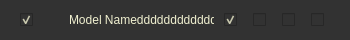
<?xml version="1.0" encoding="UTF-8"?>
<ui version="4.0">
 <class>SceneModelItemClass</class>
 <widget class="QWidget" name="SceneModelItemClass">
  <property name="geometry">
   <rect>
    <x>0</x>
    <y>0</y>
    <width>350</width>
    <height>40</height>
   </rect>
  </property>
  <property name="sizePolicy">
   <sizepolicy hsizetype="Maximum" vsizetype="Fixed">
    <horstretch>0</horstretch>
    <verstretch>0</verstretch>
   </sizepolicy>
  </property>
  <property name="minimumSize">
   <size>
    <width>350</width>
    <height>40</height>
   </size>
  </property>
  <property name="mouseTracking">
   <bool>true</bool>
  </property>
  <property name="windowTitle">
   <string>SceneModelItem</string>
  </property>
  <property name="styleSheet">
   <string notr="true">QPalette{background:#444444;}*{outline:0px;color:#DCDCDC;}

QWidget
{
    color: #F0F0D0;
    background-color: #323232;
    border: 0px solid #32414B;
    padding: 0px;
    selection-background-color: #1464A0;
    selection-color: #F0F0F0;
}

QWidget:item:hover
{
    background-color: QLinearGradient( x1: 0, y1: 0, x2: 0, y2: 1, stop: 0 #ffa02f, stop: 1 #ca0619);
    color: #000000;
}

QWidget:item:selected
{
    background-color: QLinearGradient( x1: 0, y1: 0, x2: 0, y2: 1, stop: 0 #ffa02f, stop: 1 #d7801a);
}

QWidget[form=&quot;true&quot;],QLabel[frameShape=&quot;1&quot;]{
border:1px solid #242424;
border-radius:0px;
}

QWidget[form=&quot;bottom&quot;]{
background:#484848;
}

QWidget[form=&quot;bottom&quot;] .QFrame{
border:1px solid #DCDCDC;
}

QWidget[form=&quot;bottom&quot;] QLabel,QWidget[form=&quot;title&quot;] QLabel{
border-radius:0px;
color:#DCDCDC;
background:none;
border-style:none;
}

QWidget[form=&quot;title&quot;],QWidget[nav=&quot;left&quot;],QWidget[nav=&quot;top&quot;] QAbstractButton{
border-style:none;
border-radius:0px;
padding:5px;
color:#DCDCDC;
background:qlineargradient(spread:pad,x1:0,y1:0,x2:0,y2:1,stop:0 #484848,stop:1 #383838);
}

QWidget[nav=&quot;top&quot;] QAbstractButton:hover,QWidget[nav=&quot;top&quot;] QAbstractButton:pressed,QWidget[nav=&quot;top&quot;] QAbstractButton:checked{
border-style:solid;
border-width:0px 0px 2px 0px;
padding:4px 4px 2px 4px;
border-color:#00BB9E;
background:qlineargradient(spread:pad,x1:0,y1:0,x2:0,y2:1,stop:0 #646464,stop:1 #525252);
}

QWidget[nav=&quot;left&quot;] QAbstractButton{
border-radius:0px;
color:#DCDCDC;
background:none;
border-style:none;
}

QWidget[nav=&quot;left&quot;] QAbstractButton:hover{
color:#FFFFFF;
background-color:#00BB9E;
}

QWidget[nav=&quot;left&quot;] QAbstractButton:checked,QWidget[nav=&quot;left&quot;] QAbstractButton:pressed{
color:#DCDCDC;
border-style:solid;
border-width:0px 0px 0px 2px;
padding:4px 4px 4px 2px;
border-color:#00BB9E;
background-color:#444444;
}

QWidget[video=&quot;true&quot;] QLabel{
color:#DCDCDC;
border:1px solid #242424;
background:qlineargradient(spread:pad,x1:0,y1:0,x2:0,y2:1,stop:0 #484848,stop:1 #383838);
}

QWidget[video=&quot;true&quot;] QLabel:focus{
border:1px solid #00BB9E;
background:qlineargradient(spread:pad,x1:0,y1:0,x2:0,y2:1,stop:0 #646464,stop:1 #525252);
}

QLineEdit,QTextEdit,QPlainTextEdit,QSpinBox,QDoubleSpinBox,QComboBox,QDateEdit,QTimeEdit,QDateTimeEdit{
border:1px solid #242424;
border-radius:3px;
padding:2px;
background:none;
selection-background-color:#484848;
selection-color:#DCDCDC;
}

QLineEdit:focus,QTextEdit:focus,QPlainTextEdit:focus,QSpinBox:focus,QDoubleSpinBox:focus,QComboBox:focus,QDateEdit:focus,QTimeEdit:focus,QDateTimeEdit:focus,QLineEdit:hover,QTextEdit:hover,QPlainTextEdit:hover,QSpinBox:hover,QDoubleSpinBox:hover,QComboBox:hover,QDateEdit:hover,QTimeEdit:hover,QDateTimeEdit:hover{
border:1px solid #242424;
}

QLineEdit[echoMode=&quot;2&quot;]{
lineedit-password-character:9679;
}

.QFrame{
border:1px solid #242424;
border-radius:3px;
}

.QGroupBox{
border:1px solid #242424;
border-radius:5px;
margin-top:2ex;
}

.QGroupBox::title{
subcontrol-origin:margin;
position:relative;
left:10px;
}

.QPushButton,.QToolButton{
border-style:none;
border:1px solid #242424;
color:#DCDCDC;
padding:5px;
min-height:13px;
border-radius:4px;
background:qlineargradient(spread:pad,x1:0,y1:0,x2:0,y2:1,stop:0 #484848,stop:1 #383838);
}

.QPushButton:hover,.QToolButton:hover{
background:qlineargradient(spread:pad,x1:0,y1:0,x2:0,y2:1,stop:0 #646464,stop:1 #525252);
}

.QPushButton:pressed,.QToolButton:pressed{
background:qlineargradient(spread:pad,x1:0,y1:0,x2:0,y2:1,stop:0 #484848,stop:1 #383838);
}

.QToolButton::menu-indicator{
image:None;
}

QToolButton#btnMenu,QPushButton#btnMenu_Min,QPushButton#btnMenu_Max,QPushButton#btnMenu_Close{
border-radius:3px;
color:#DCDCDC;
padding:3px;
margin:0px;
background:none;
border-style:none;
}

QToolButton#btnMenu:hover,QPushButton#btnMenu_Min:hover,QPushButton#btnMenu_Max:hover{
color:#FFFFFF;
margin:1px 1px 2px 1px;
background-color:rgba(51,127,209,230);
}

QPushButton#btnMenu_Close:hover{
color:#FFFFFF;
margin:1px 1px 2px 1px;
background-color:rgba(238,0,0,128);
}

QRadioButton::indicator{
width:15px;
height:15px;
}

QRadioButton::indicator::unchecked{
image:url(:/Ticon/psblack/radiobutton_unchecked.png);
}

QRadioButton::indicator::unchecked:disabled{
image:url(:/Ticon/psblack/radiobutton_unchecked_disable.png);
}

QRadioButton::indicator::checked{
image:url(:/Ticon/psblack/radiobutton_checked.png);
}

QRadioButton::indicator::checked:disabled{
image:url(:/Ticon/psblack/radiobutton_checked_disable.png);
}

QGroupBox::indicator,QTreeWidget::indicator,QListWidget::indicator{
padding:0px -3px 0px 3px;
}

QCheckBox::indicator,QGroupBox::indicator,QTreeWidget::indicator,QListWidget::indicator{
width:13px;
height:13px;
}

QCheckBox::indicator:unchecked,QGroupBox::indicator:unchecked,QTreeWidget::indicator:unchecked,QListWidget::indicator:unchecked{
image:url(:/Ticon/psblack/checkbox_unchecked.png);
}

QCheckBox::indicator:unchecked:disabled,QGroupBox::indicator:unchecked:disabled,QTreeWidget::indicator:unchecked:disabled,QListWidget::indicator:disabled{
image:url(:/Ticon/psblack/checkbox_unchecked_disable.png);
}

QCheckBox::indicator:checked,QGroupBox::indicator:checked,QTreeWidget::indicator:checked,QListWidget::indicator:checked{
image:url(:/Ticon/psblack/checkbox_checked.png);
}

QCheckBox::indicator:checked:disabled,QGroupBox::indicator:checked:disabled,QTreeWidget::indicator:checked:disabled,QListWidget::indicator:checked:disabled{
image:url(:/Ticon/psblack/checkbox_checked_disable.png);
}

QCheckBox::indicator:indeterminate,QGroupBox::indicator:indeterminate,QTreeWidget::indicator:indeterminate,QListWidget::indicator:indeterminate{
image:url(:/Ticon/psblack/checkbox_parcial.png);
}

QCheckBox::indicator:indeterminate:disabled,QGroupBox::indicator:indeterminate:disabled,QTreeWidget::indicator:indeterminate:disabled,QListWidget::indicator:indeterminate:disabled{
image:url(:/Ticon/psblack/checkbox_parcial_disable.png);
}

QTimeEdit::up-button,QDateEdit::up-button,QDateTimeEdit::up-button,QDoubleSpinBox::up-button,QSpinBox::up-button{
image:url(:/Ticon/psblack/add_top.png);
width:10px;
height:10px;
padding:1px 5px 0px 0px;
}

QTimeEdit::down-button,QDateEdit::down-button,QDateTimeEdit::down-button,QDoubleSpinBox::down-button,QSpinBox::down-button{
image:url(:/Ticon/psblack/add_bottom.png);
width:10px;
height:10px;
padding:1px 5px 0px 0px;
}

QTimeEdit::up-button:pressed,QDateEdit::up-button:pressed,QDateTimeEdit::up-button:pressed,QDoubleSpinBox::up-button:pressed,QSpinBox::up-button:pressed{
top:-2px;
}
  
QTimeEdit::down-button:pressed,QDateEdit::down-button:pressed,QDateTimeEdit::down-button:pressed,QDoubleSpinBox::down-button:pressed,QSpinBox::down-button:pressed,QSpinBox::down-button:pressed{
bottom:-2px;
}

QComboBox::down-arrow,QDateEdit[calendarPopup=&quot;true&quot;]::down-arrow,QTimeEdit[calendarPopup=&quot;true&quot;]::down-arrow,QDateTimeEdit[calendarPopup=&quot;true&quot;]::down-arrow{
image:url(:/Ticon/psblack/add_bottom.png);
width:10px;
height:10px;
right:2px;
}

QComboBox::drop-down,QDateEdit::drop-down,QTimeEdit::drop-down,QDateTimeEdit::drop-down{
subcontrol-origin:padding;
subcontrol-position:top right;
width:15px;
border-left-width:0px;
border-left-style:solid;
border-top-right-radius:3px;
border-bottom-right-radius:3px;
border-left-color:#242424;
}

QComboBox::drop-down:on{
top:1px;
}

QMenuBar::item{
color:#DCDCDC;
background-color:#484848;
margin:0px;
padding:3px 10px;
}

QMenu,QMenuBar,QMenu:disabled,QMenuBar:disabled{
color:#DCDCDC;
background-color:#484848;
border:1px solid #242424;
margin:0px;
}

QMenu::item{
padding:3px 20px;
}

QMenu::indicator{
width:13px;
height:13px;
}

QMenu::item:selected,QMenuBar::item:selected{
color:#DCDCDC;
border:0px solid #242424;
background:#646464;
}

QMenu::separator{
height:1px;
background:#242424;
}

QProgressBar{
min-height:10px;
background:#484848;
border-radius:5px;
text-align:center;
border:1px solid #484848;
}

QProgressBar:chunk{
border-radius:5px;
background-color:#242424;
}

QSlider::groove:horizontal{
background:#484848;
height:8px;
border-radius:4px;
}

QSlider::add-page:horizontal{
background:#484848;
height:8px;
border-radius:4px;
}

QSlider::sub-page:horizontal{
background:#242424;
height:8px;
border-radius:4px;
}

QSlider::handle:horizontal{
width:13px;
margin-top:-3px;
margin-bottom:-3px;
border-radius:6px;
background:qradialgradient(spread:pad,cx:0.5,cy:0.5,radius:0.5,fx:0.5,fy:0.5,stop:0.6 #444444,stop:0.8 #242424);
}

QSlider::groove:vertical{
width:8px;
border-radius:4px;
background:#484848;
}

QSlider::add-page:vertical{
width:8px;
border-radius:4px;
background:#484848;
}

QSlider::sub-page:vertical{
width:8px;
border-radius:4px;
background:#242424;
}

QSlider::handle:vertical{
height:14px;
margin-left:-3px;
margin-right:-3px;
border-radius:6px;
background:qradialgradient(spread:pad,cx:0.5,cy:0.5,radius:0.5,fx:0.5,fy:0.5,stop:0.6 #444444,stop:0.8 #242424);
}

QScrollBar:horizontal{
background:#484848;
padding:0px;
border-radius:1px;
max-height:8px;
}

QScrollBar::handle:horizontal{
background:#525252;
min-width:50px;
border-radius:3px;
}

QScrollBar::handle:horizontal:hover{
background:#242424;
}

QScrollBar::handle:horizontal:pressed{
background:#242424;
}

QScrollBar::add-page:horizontal{
background:none;
}

QScrollBar::sub-page:horizontal{
background:none;
}

QScrollBar::add-line:horizontal{
background:none;
}

QScrollBar::sub-line:horizontal{
background:none;
}

QScrollBar:vertical{
background:#484848;
padding:0px;
border-radius:2px;
max-width:9px;
}

QScrollBar::handle:vertical{
background:#525252;
min-height:50px;
border-radius:6px;
}

QScrollBar::handle:vertical:hover{
background:#242424;
}

QScrollBar::handle:vertical:pressed{
background:#242424;
}

QScrollBar::add-page:vertical{
background:none;
}

QScrollBar::sub-page:vertical{
background:none;
}

QScrollBar::add-line:vertical{
background:none;
}

QScrollBar::sub-line:vertical{
background:none;
}

QScrollArea{
border:0px;
}

QTreeView,QListView,QTableView,QTabWidget::pane{
border:1px solid #242424;
selection-background-color:#646464;
selection-color:#DCDCDC;
alternate-background-color:#525252;
gridline-color:#242424;
}

QTreeView::branch:closed:has-children{
margin:4px;
border-image:url(branch_open.png);
}

QTreeView::branch:open:has-children{
margin:4px;
border-image:url(branch_close.png);
}

QTreeView,QListView,QTableView,QSplitter::handle,QTreeView::branch{
background:#444444;
}

QTableView::item:selected,QListView::item:selected,QTreeView::item:selected{
color:#DCDCDC;
background:qlineargradient(spread:pad,x1:0,y1:0,x2:0,y2:1,stop:0 #484848,stop:1 #383838);
}

QTableView::item:hover,QListView::item:hover,QTreeView::item:hover{
color:#DCDCDC;
background:qlineargradient(spread:pad,x1:0,y1:0,x2:0,y2:1,stop:0 #646464,stop:1 #525252);
}

QTableView::item,QListView::item,QTreeView::item{
padding:1px;
margin:0px;
}

QHeaderView::section,QTableCornerButton:section{
padding:3px;
margin:0px;
color:#DCDCDC;
border:1px solid #242424;
border-left-width:0px;
border-right-width:1px;
border-top-width:0px;
border-bottom-width:1px;
background:qlineargradient(spread:pad,x1:0,y1:0,x2:0,y2:1,stop:0 #646464,stop:1 #525252);
}

QTabBar::tab{
border:1px solid #242424;
color:#DCDCDC;
margin:0px;
border-style: solid;
background:qlineargradient(spread:pad,x1:0,y1:0,x2:0,y2:1,stop:0 #646464,stop:1 #525252);
}

QTabBar::tab:selected,QTabBar::tab:hover{
border-style:solid;
border-color:#00BB9E;
background:qlineargradient(spread:pad,x1:0,y1:0,x2:0,y2:1,stop:0 #484848,stop:1 #383838);
}

QTabBar::tab:top,QTabBar::tab:bottom{
padding:3px 8px 3px 8px;
}

QTabBar::tab:left,QTabBar::tab:right{
padding:8px 3px 8px 3px;
}

QTabBar::tab:top:selected,QTabBar::tab:top:hover{
border-width:2px 0px 0px 0px;
}

QTabBar::tab:right:selected,QTabBar::tab:right:hover{
border-width:0px 0px 0px 2px;
}

QTabBar::tab:bottom:selected,QTabBar::tab:bottom:hover{
border-width:0px 0px 2px 0px;
}

QTabBar::tab:left:selected,QTabBar::tab:left:hover{
border-width:0px 2px 0px 0px;
}

QTabBar::tab:first:top:selected,QTabBar::tab:first:top:hover,QTabBar::tab:first:bottom:selected,QTabBar::tab:first:bottom:hover{
border-left-width:1px;
border-left-color:#242424;
}

QTabBar::tab:first:left:selected,QTabBar::tab:first:left:hover,QTabBar::tab:first:right:selected,QTabBar::tab:first:right:hover{
border-top-width:1px;
border-top-color:#242424;
}

QTabBar::tab:last:top:selected,QTabBar::tab:last:top:hover,QTabBar::tab:last:bottom:selected,QTabBar::tab:last:bottom:hover{
border-right-width:1px;
border-right-color:#242424;
}

QTabBar::tab:last:left:selected,QTabBar::tab:last:left:hover,QTabBar::tab:last:right:selected,QTabBar::tab:last:right:hover{
border-bottom-width:1px;
border-bottom-color:#242424;
}

QStatusBar::item{
border:0px solid #484848;
border-radius:3px;
}
QToolBox{
    color: #b1b1b1;
    background-color: QLinearGradient( x1: 0, y1: 0, x2: 0, y2: 1, stop: 0 #565656, stop: 0.1 #525252, stop: 0.5 #4e4e4e, stop: 0.9 #4a4a4a, stop: 1 #464646);
    border-width: 2px;
    border-color: #1e1e1e;
    border-style: solid;
    border-radius: 6;
    padding: 3px;
    font-size: 12px;
    padding-left: 5px;
    padding-right: 5px;
}

QToolBox::tab,QGroupBox#gboxDevicePanel,QGroupBox#gboxDeviceTitle,QFrame#gboxDevicePanel,QFrame#gboxDeviceTitle{
padding:1px;
border-radius:5px;
color:#DCDCDC;
background:qlineargradient(spread:pad,x1:0,y1:0,x2:0,y2:1,stop:0 #484848,stop:1 #383838);
}

QToolTip{
border:1px solid #DCDCDC;
padding:2px;
color:#DCDCDC;
background:qlineargradient(spread:pad,x1:0,y1:0,x2:0,y2:1,stop:0 #484848,stop:1 #383838);
opacity: 230;
}

QToolBox::tab:selected{
background:qlineargradient(spread:pad,x1:0,y1:0,x2:0,y2:1,stop:0 #646464,stop:1 #525252);
 border-bottom: 1px solid #14506B;
 border-top: 1px solid #14506B;
border-left: 1px solid #14506B;
border-right: 1px solid #14506B;
}

QPrintPreviewDialog QToolButton{
border:0px solid #DCDCDC;
border-radius:0px;
margin:0px;
padding:3px;
background:none;
}

QColorDialog QPushButton,QFileDialog QPushButton{
min-width:80px;
}

QToolButton#qt_calendar_prevmonth{
icon-size:0px;
min-width:20px;
image:url(:/Ticon/psblack/calendar_prevmonth.png);
}

QToolButton#qt_calendar_nextmonth{
icon-size:0px;
min-width:20px;
image:url(:/Ticon/psblack/calendar_nextmonth.png)
}

QToolButton#qt_calendar_prevmonth,QToolButton#qt_calendar_nextmonth,QToolButton#qt_calendar_monthbutton,QToolButton#qt_calendar_yearbutton{
border:0px solid #DCDCDC;
border-radius:3px;
margin:3px 3px 3px 3px;
padding:3px;
background:none;
}

QToolButton#qt_calendar_prevmonth:hover,QToolButton#qt_calendar_nextmonth:hover,QToolButton#qt_calendar_monthbutton:hover,QToolButton#qt_calendar_yearbutton:hover,QToolButton#qt_calendar_prevmonth:pressed,QToolButton#qt_calendar_nextmonth:pressed,QToolButton#qt_calendar_monthbutton:pressed,QToolButton#qt_calendar_yearbutton:pressed{
border:1px solid #242424;
}

QCalendarWidget QSpinBox#qt_calendar_yearedit{
margin:2px;
}

QCalendarWidget QToolButton::menu-indicator{
image:None;
}

QCalendarWidget QTableView{
border-width:0px;
}

QCalendarWidget QWidget#qt_calendar_navigationbar{
border:1px solid #242424;
border-width:1px 1px 0px 1px;
background:qlineargradient(spread:pad,x1:0,y1:0,x2:0,y2:1,stop:0 #484848,stop:1 #383838);
}

QComboBox QAbstractItemView::item{
min-height:20px;
min-width:10px;
}

QTableView[model=&quot;true&quot;]::item{
padding:0px;
margin:0px;
}

QTableView QLineEdit,QTableView QComboBox,QTableView QSpinBox,QTableView QDoubleSpinBox,QTableView QDateEdit,QTableView QTimeEdit,QTableView QDateTimeEdit{
border-width:0px;
border-radius:0px;
}

QTableView QLineEdit:focus,QTableView QComboBox:focus,QTableView QSpinBox:focus,QTableView QDoubleSpinBox:focus,QTableView QDateEdit:focus,QTableView QTimeEdit:focus,QTableView QDateTimeEdit:focus{
border-width:0px;
border-radius:0px;
}

QLineEdit,QTextEdit,QPlainTextEdit,QSpinBox,QDoubleSpinBox,QComboBox,QDateEdit,QTimeEdit,QDateTimeEdit{
background:#444444;
}</string>
  </property>
  <layout class="QHBoxLayout" name="horizontalLayout_2">
   <property name="spacing">
    <number>10</number>
   </property>
   <property name="leftMargin">
    <number>20</number>
   </property>
   <property name="topMargin">
    <number>2</number>
   </property>
   <property name="rightMargin">
    <number>20</number>
   </property>
   <property name="bottomMargin">
    <number>2</number>
   </property>
   <item>
    <widget class="QCheckBox" name="flag_show_mesh">
     <property name="sizePolicy">
      <sizepolicy hsizetype="Fixed" vsizetype="Fixed">
       <horstretch>0</horstretch>
       <verstretch>0</verstretch>
      </sizepolicy>
     </property>
     <property name="text">
      <string/>
     </property>
     <property name="checked">
      <bool>true</bool>
     </property>
    </widget>
   </item>
   <item>
    <spacer name="horizontalSpacer">
     <property name="orientation">
      <enum>Qt::Horizontal</enum>
     </property>
     <property name="sizeType">
      <enum>QSizePolicy::Fixed</enum>
     </property>
     <property name="sizeHint" stdset="0">
      <size>
       <width>20</width>
       <height>20</height>
      </size>
     </property>
    </spacer>
   </item>
   <item>
    <widget class="QLabel" name="model_name">
     <property name="text">
      <string>Model Namedddddddddddd</string>
     </property>
    </widget>
   </item>
   <item>
    <spacer name="horizontalSpacer_2">
     <property name="orientation">
      <enum>Qt::Horizontal</enum>
     </property>
     <property name="sizeType">
      <enum>QSizePolicy::Expanding</enum>
     </property>
     <property name="sizeHint" stdset="0">
      <size>
       <width>40</width>
       <height>20</height>
      </size>
     </property>
    </spacer>
   </item>
   <item>
    <widget class="QCheckBox" name="flag_show_mesh_edge">
     <property name="sizePolicy">
      <sizepolicy hsizetype="Fixed" vsizetype="Fixed">
       <horstretch>0</horstretch>
       <verstretch>0</verstretch>
      </sizepolicy>
     </property>
     <property name="toolTip">
      <string/>
     </property>
     <property name="text">
      <string/>
     </property>
     <property name="checked">
      <bool>true</bool>
     </property>
    </widget>
   </item>
   <item>
    <widget class="QCheckBox" name="flag_show_mesh_vertex">
     <property name="sizePolicy">
      <sizepolicy hsizetype="Fixed" vsizetype="Fixed">
       <horstretch>0</horstretch>
       <verstretch>0</verstretch>
      </sizepolicy>
     </property>
     <property name="text">
      <string/>
     </property>
    </widget>
   </item>
   <item>
    <widget class="QCheckBox" name="flag_show_mesh_face_normal">
     <property name="sizePolicy">
      <sizepolicy hsizetype="Fixed" vsizetype="Fixed">
       <horstretch>0</horstretch>
       <verstretch>0</verstretch>
      </sizepolicy>
     </property>
     <property name="text">
      <string/>
     </property>
    </widget>
   </item>
   <item>
    <widget class="QCheckBox" name="flag_show_mesh_vertex_normal">
     <property name="sizePolicy">
      <sizepolicy hsizetype="Fixed" vsizetype="Fixed">
       <horstretch>0</horstretch>
       <verstretch>0</verstretch>
      </sizepolicy>
     </property>
     <property name="text">
      <string/>
     </property>
    </widget>
   </item>
  </layout>
 </widget>
 <layoutdefault spacing="6" margin="11"/>
 <resources/>
 <connections/>
</ui>
